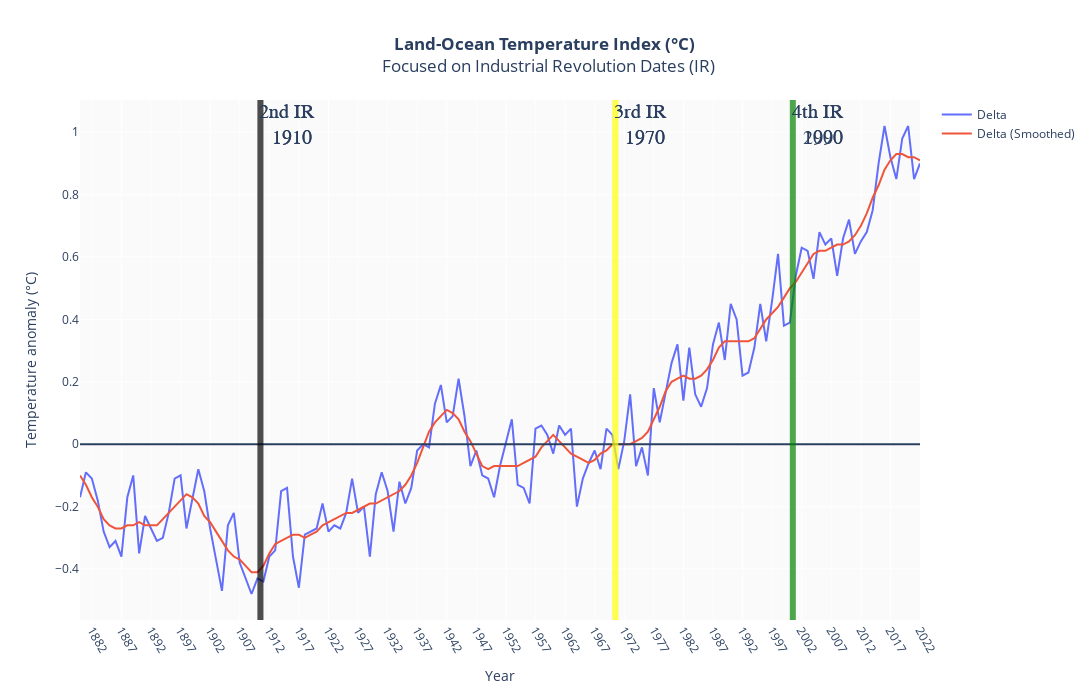

Notebook source saved alongside this figure:
### Markdown cell above
We can now add the dates of the three last Industrial Revolutions :

    - Second 1910 : gaz and petrol
    - Third 1970 : internet
    - Forth 2000 : AI

### Code cell
fig.add_vrect(x0="1910", x1="1911", annotation_text="2nd IR <br> 1910", annotation_position="top left",
annotation=dict(font_size=20, font_family="Times New Roman"),
fillcolor="black", opacity=0.45, line_width=0)

fig.add_vrect(x0="1970", x1="1971", annotation_text="3rd IR <br> 1970", annotation_position="top left",
annotation=dict(font_size=20, font_family="Times New Roman"),
fillcolor="yellow", opacity=0.45, line_width=0)

fig.add_vrect(x0="2000", x1="2001", annotation_text="4th IR <br> 1990", annotation_position="top left",
annotation=dict(font_size=20, font_family="Times New Roman"),
fillcolor="green", opacity=0.45, line_width=0)

fig.update_layout(title_x=0.5, title_text="<b>Land-Ocean Temperature Index (°C)</b> <br> Focused on Industrial Revolution Dates (IR)")

fig.show()

### Figure 1 — Plotly figure (JSON) as saved in the notebook; plotly's stock layout.template omitted (floating-point values rounded to 4 significant figures; data arrays with more than 128 entries replaced by an {"elided": "..."} marker saying what was removed)
{"data": [{"name": "Delta", "type": "scatter", "x": {"elided": "143 int values"}, "y": {"elided": "143 float values"}}, {"name": "Delta (Smoothed)", "type": "scatter", "x": {"elided": "143 int values"}, "y": {"elided": "143 float values"}}], "layout": {"annotations": [{"font": {"family": "Times New Roman", "size": 20}, "showarrow": false, "text": "2nd IR <br> 1910", "x": "1910", "xanchor": "left", "xref": "x", "y": 1, "yanchor": "top", "yref": "y domain"}, {"font": {"family": "Times New Roman", "size": 20}, "showarrow": false, "text": "3rd IR <br> 1970", "x": "1970", "xanchor": "left", "xref": "x", "y": 1, "yanchor": "top", "yref": "y domain"}, {"font": {"family": "Times New Roman", "size": 20}, "showarrow": false, "text": "4th IR <br> 2000", "x": "2000", "xanchor": "left", "xref": "x", "y": 1, "yanchor": "top", "yref": "y domain"}, {"font": {"family": "Times New Roman", "size": 20}, "showarrow": false, "text": "2nd IR <br> 1910", "x": "1910", "xanchor": "left", "xref": "x", "y": 1, "yanchor": "top", "yref": "y domain"}, {"font": {"family": "Times New Roman", "size": 20}, "showarrow": false, "text": "3rd IR <br> 1970", "x": "1970", "xanchor": "left", "xref": "x", "y": 1, "yanchor": "top", "yref": "y domain"}, {"font": {"family": "Times New Roman", "size": 20}, "showarrow": false, "text": "4th IR <br> 1990", "x": "2000", "xanchor": "left", "xref": "x", "y": 1, "yanchor": "top", "yref": "y domain"}], "autosize": false, "height": 700, "plot_bgcolor": "rgb(250,250,250)", "shapes": [{"type": "line", "x0": 0, "x1": 1, "xref": "x domain", "y0": 0, "y1": 0, "yref": "y"}, {"fillcolor": "black", "line": {"width": 0}, "opacity": 0.45, "type": "rect", "x0": "1910", "x1": "1911", "xref": "x", "y0": 0, "y1": 1, "yref": "y domain"}, {"fillcolor": "yellow", "line": {"width": 0}, "opacity": 0.45, "type": "rect", "x0": "1970", "x1": "1971", "xref": "x", "y0": 0, "y1": 1, "yref": "y domain"}, {"fillcolor": "green", "line": {"width": 0}, "opacity": 0.45, "type": "rect", "x0": "2000", "x1": "2001", "xref": "x", "y0": 0, "y1": 1, "yref": "y domain"}, {"fillcolor": "black", "line": {"width": 0}, "opacity": 0.45, "type": "rect", "x0": "1910", "x1": "1911", "xref": "x", "y0": 0, "y1": 1, "yref": "y domain"}, {"fillcolor": "yellow", "line": {"width": 0}, "opacity": 0.45, "type": "rect", "x0": "1970", "x1": "1971", "xref": "x", "y0": 0, "y1": 1, "yref": "y domain"}, {"fillcolor": "green", "line": {"width": 0}, "opacity": 0.45, "type": "rect", "x0": "2000", "x1": "2001", "xref": "x", "y0": 0, "y1": 1, "yref": "y domain"}], "title": {"text": "<b>Land-Ocean Temperature Index (°C)</b> <br> Focused on Industrial Revolution Dates (IR)", "x": 0.5}, "width": 1300, "xaxis": {"autorange": true, "dtick": 5, "range": [1880, 2022], "tick0": 2, "tickangle": 60, "tickmode": "linear", "title": {"text": "Year"}, "type": "linear"}, "yaxis": {"autorange": true, "range": [-0.5633, 1.103], "title": {"text": "Temperature anomaly (°C)"}, "type": "linear"}}}
